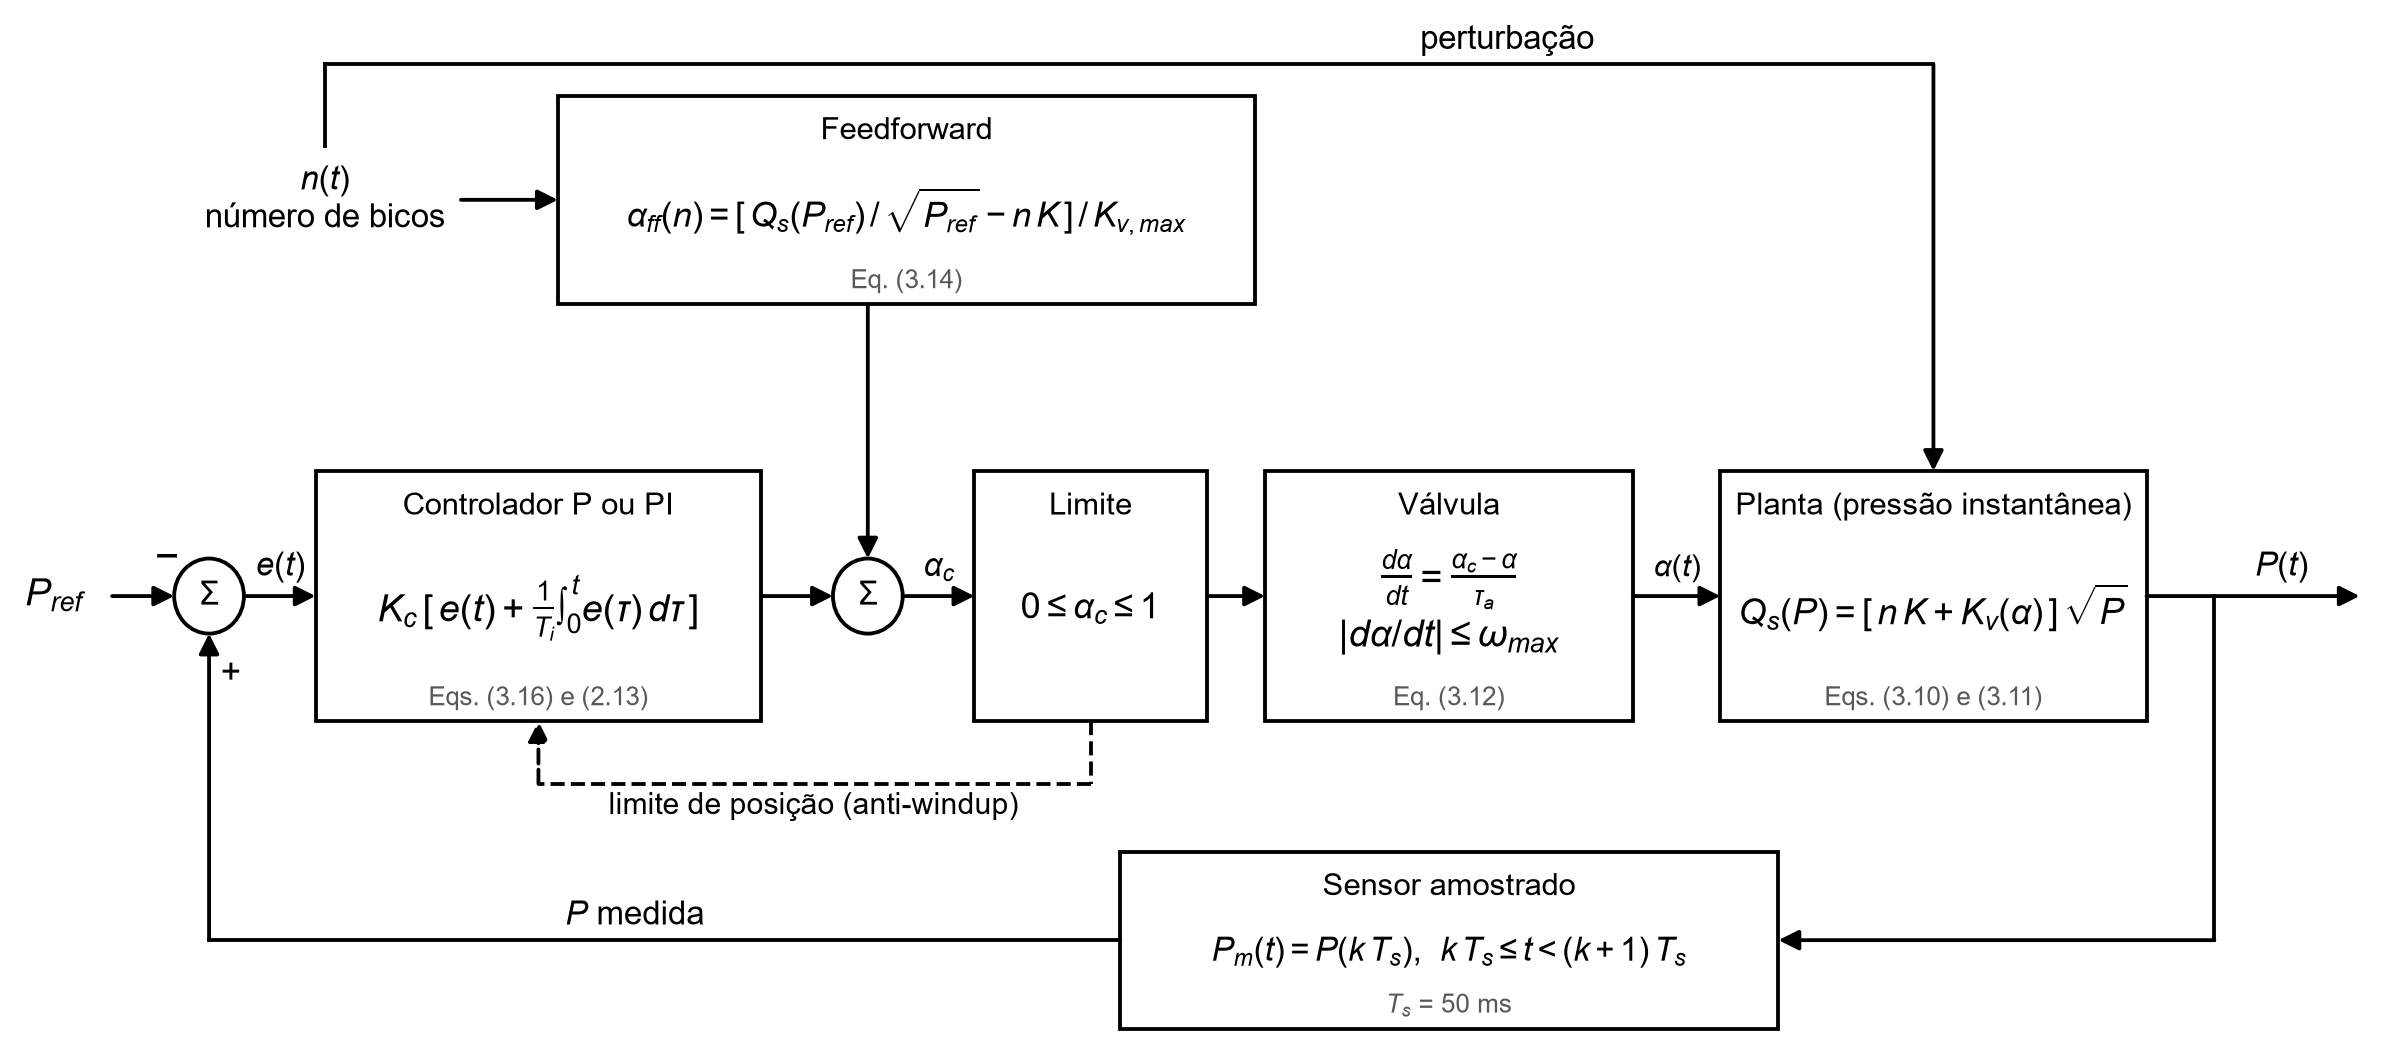

Write Python code to recreate this figure.
"""Diagrama de blocos da malha com as equações no domínio do tempo (versão em tempo da Figura 12)."""
import matplotlib; matplotlib.use("Agg")
import matplotlib.pyplot as plt
from matplotlib.patches import FancyBboxPatch, Circle
plt.rcParams.update({"font.family": "Arial", "font.size": 9.5, "mathtext.fontset": "custom",
                     "mathtext.rm": "Arial", "mathtext.it": "Arial:italic"})
fig, ax = plt.subplots(figsize=(12, 5.2)); ax.set_xlim(0, 120); ax.set_ylim(-2, 46); ax.axis("off")


def box(x, y, w, h, titulo, eq, ref=None, fs=11):
    ax.add_patch(FancyBboxPatch((x - w/2, y - h/2), w, h, boxstyle="square,pad=0", fc="white", ec="black", lw=1.1))
    ax.text(x, y + h/2 - 1.0, titulo, ha="center", va="top", fontsize=9)
    ax.text(x, y - 0.6, eq, ha="center", va="center", fontsize=fs, linespacing=1.6)
    if ref:
        ax.text(x, y - h/2 + 0.5, ref, ha="center", va="bottom", fontsize=7.5, color="0.35")


def summ(x, y, r=1.8):
    ax.add_patch(Circle((x, y), r, fc="white", ec="black", lw=1.1)); ax.text(x, y, "Σ", ha="center", va="center")


def arrow(pts, label=None, lpos=None, ls="-", va="bottom", fs=9.5):
    for (x0, y0), (x1, y1) in zip(pts[:-2], pts[1:-1]):
        ax.plot([x0, x1], [y0, y1], color="black", lw=1.1, ls=ls)
    ax.annotate("", xy=pts[-1], xytext=pts[-2], arrowprops=dict(arrowstyle="-|>", lw=1.1, ls=ls, color="black",
                                                                  shrinkA=0, shrinkB=0, mutation_scale=12))
    if label:
        ax.text(*lpos, label, ha="center", va=va, fontsize=fs)


y = 19
# linha principal
ax.text(-1.5, y, r"$P_{ref}$", ha="left", va="center", fontsize=11)
summ(8, y); ax.text(5.2, y + 1.2, "−", fontsize=12); ax.text(8.6, y - 4.2, "+", fontsize=10)
box(25, y, 23, 12, "Controlador P ou PI",
    r"$K_c\,[\,e(t) + \frac{1}{T_i}\int_0^t e(\tau)\,d\tau\,]$", "Eqs. (3.16) e (2.13)")
summ(42, y)
box(53.5, y, 12, 12, "Limite", r"$0 \leq \alpha_c \leq 1$", fs=10.5)
box(72, y, 19, 12, "Válvula",
    r"$\frac{d\alpha}{dt} = \frac{\alpha_c - \alpha}{\tau_a}$" + "\n" + r"$|d\alpha/dt| \leq \omega_{max}$",
    "Eq. (3.12)", fs=11)
box(97, y, 22, 12, "Planta (pressão instantânea)",
    r"$Q_s(P) = [\,n\,K + K_v(\alpha)\,]\,\sqrt{P}$", "Eqs. (3.10) e (3.11)", fs=10.5)
# feedforward e bicos
ax.text(14, 38, r"$n(t)$" + "\nnúmero de bicos", ha="center", va="center")
box(44, 38, 36, 10, "Feedforward",
    r"$\alpha_{ff}(n) = [\,Q_s(P_{ref})\,/\,\sqrt{P_{ref}} - n\,K\,]\,/\,K_{v,max}$", "Eq. (3.14)", fs=10)
# sensor amostrado
box(72, 2.5, 34, 8.5, "Sensor amostrado",
    r"$P_m(t) = P(k\,T_s)$,  $k\,T_s \leq t < (k+1)\,T_s$", r"$T_s$ = 50 ms", fs=9.5)

arrow([(3, y), (6.2, y)])
arrow([(9.8, y), (13.5, y)], r"$e(t)$", (11.7, y + 0.6))
arrow([(36.5, y), (40.2, y)])
arrow([(43.8, y), (47.5, y)], r"$\alpha_c$", (45.7, y + 0.6))
arrow([(59.5, y), (62.5, y)])
arrow([(81.5, y), (86, y)], r"$\alpha(t)$", (83.8, y + 0.6), fs=9)
arrow([(108, y), (119, y)], r"$P(t)$", (115, y + 0.6))
arrow([(111.5, y), (111.5, 2.5), (89, 2.5)])
arrow([(55, 2.5), (8, 2.5), (8, y - 1.8)], r"$P$ medida", (30, 2.9))
arrow([(21, 38), (26, 38)])
arrow([(42, 33), (42, y + 1.8)])
arrow([(14, 40.6), (14, 44.5), (97, 44.5), (97, y + 6)], "perturbação", (75, 44.9))
arrow([(53.5, y - 6), (53.5, 10), (25, 10), (25, y - 6)], ls="--")
ax.text(39.2, 9.6, "limite de posição (anti-windup)", ha="center", va="top", fontsize=8.5)
fig.savefig("fig/fig12_tempo.png", dpi=250, bbox_inches="tight", facecolor="white")
